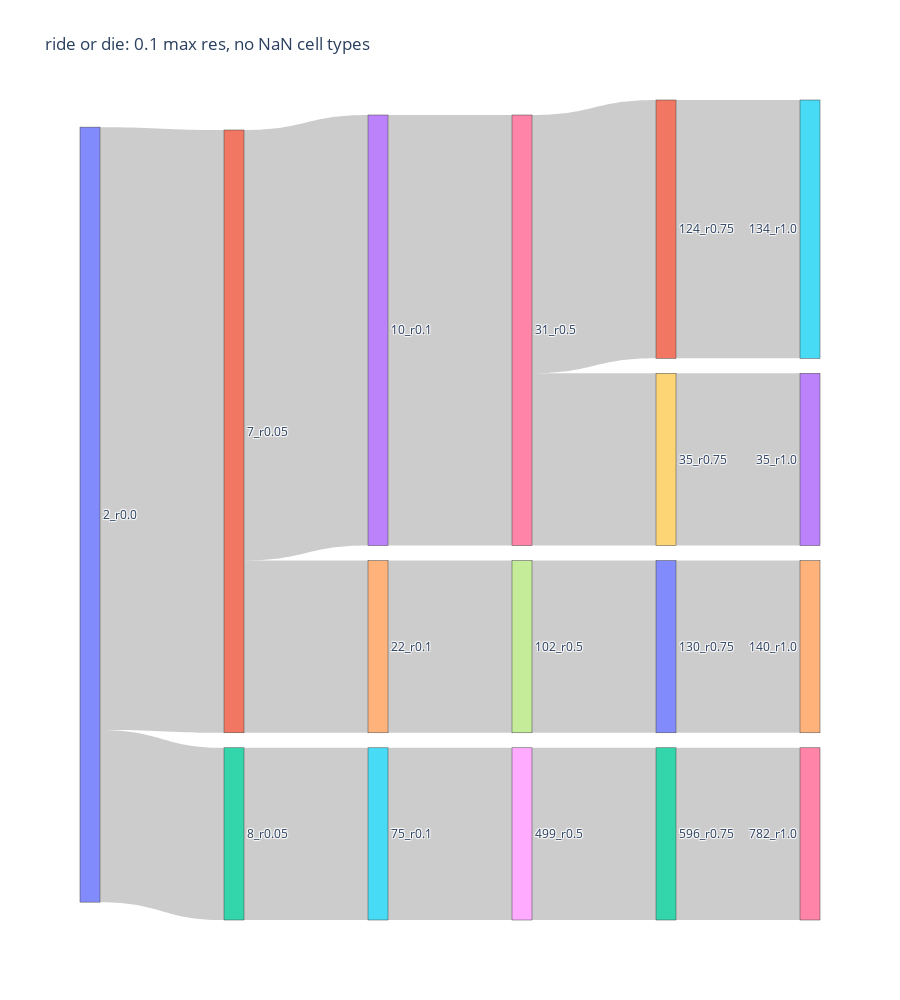

Notebook code cell kept with this figure:
### Markdown cell above
Make a Sankey.

### Code cell
# take only the columns with modularity data
ovi_HB_chunk = ride_or_die_df[['0.0','0.05','0.1','0.5','0.75','1.0']].copy()

create_Sankey(ovi_HB_chunk,'ride or die: 0.1 max res, no NaN cell types')

### Figure 1 — Plotly figure (JSON) as saved in the notebook; plotly's stock layout.template omitted (floating-point values rounded to 4 significant figures)
{"data": [{"link": {"source": [0, 0, 1, 1, 2, 3, 4, 5, 7, 6, 6, 8, 11, 10, 9, 12], "target": [1, 2, 3, 4, 5, 6, 7, 8, 10, 11, 9, 12, 15, 14, 13, 16], "value": [7, 2, 5, 2, 2, 5, 2, 2, 2, 3, 2, 2, 3, 2, 2, 2]}, "node": {"label": ["2_r0.0", "7_r0.05", "8_r0.05", "10_r0.1", "22_r0.1", "75_r0.1", "31_r0.5", "102_r0.5", "499_r0.5", "35_r0.75", "130_r0.75", "124_r0.75", "596_r0.75", "35_r1.0", "140_r1.0", "134_r1.0", "782_r1.0"], "pad": 15, "thickness": 20}, "type": "sankey"}], "layout": {"height": 1000, "title": {"text": "ride or die: 0.1 max res, no NaN cell types"}}}
